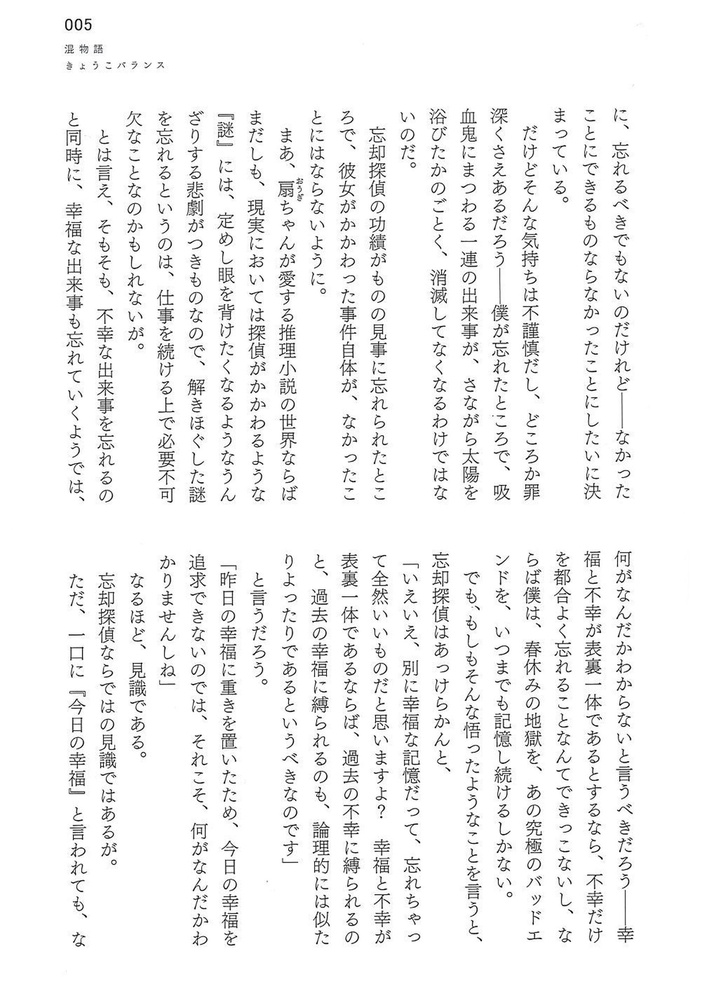
#> input picture examples/sample_page.jpg, 707 x 998 px, shrunk from 1416 x 2000 before the run
$ python -i main.py   (imports and definitions only)   (older library calls are emulated)
#> lines starting #> are read from the running program, lines starting #| are printed output that depends on the picture; after the words box and inside, x2 and y2 are one past the last pixel; in counts of white or black regions, pixels touching at a corner belong together
#! /usr/bin/env python3

# References:
# - http://faqpython.com/extract-roi-from-image-with-python-and-opencv/

import cv2
from multiprocessing import Pool, cpu_count
import numpy as np
import os
import scipy as sp
import sys
import time

nthreads = 4
# [1 line not run here, left out]

# Binarize an image
def binarize(img):
    gray = cv2.cvtColor(img, cv2.COLOR_BGR2GRAY)
    _, binary = cv2.threshold(gray, 127, 255, cv2.THRESH_BINARY_INV)
    return binary

# Find the contours (rectangles) of text in an image
def find_contours_text(img, kernel_size, verbose=False, sort_key=None):
    # binarize
    binary = binarize(img)

    # dilation
    kernel = np.ones(kernel_size, dtype=np.uint8)
    dilation = cv2.dilate(binary, kernel, iterations=1)
    if verbose:
        cv2.imshow("dilation", dilation)
        cv2.waitKey(0)

    # find contours
    _, ctrs, _ = cv2.findContours(dilation.copy(), cv2.RETR_EXTERNAL, cv2.CHAIN_APPROX_SIMPLE)

    if sort_key is None:
        sort_key = lambda ctr: cv2.boundingRect(ctr)[0]
    sorted_ctrs = sorted(ctrs, key=sort_key)

    return sorted_ctrs

# Draw contours (rectanglers) over a given image
def draw_contours(ctrs, img, w_rect=2, fname=None, verbose=False):
    img_contours = img.copy()
    for i, ctr in enumerate(ctrs):
        x, y, w, h = cv2.boundingRect(ctr)
        cv2.rectangle(img_contours, (x, y), (x + w, y + h), (0, 255, 0), w_rect)
        font = cv2.FONT_HERSHEY_SIMPLEX
        cv2.putText(img_contours, str(i), (x + w//2, y + h//2), font, 1, (0, 0, 255), 1, cv2.LINE_AA)
        # cv2.putText(img_contours, str(x), (x + w//4, y + h//4), font, 1, (255, 0, 0), 5, cv2.LINE_AA)
    if fname is not None:
        cv2.imwrite(fname, img_contours)
    if verbose:
        cv2.imshow("contours", img_contours)
        cv2.waitKey(0)

# Get the rectangular box corresponding to a contour
def get_rect(img, ctr):
    x, y, w, h = cv2.boundingRect(ctr)
    return img[y:y+h, x:x+w]

# Find big sections of text in an image
def find_sections(img, verbose=False, dirname="results"):
    img_h, img_w = img.shape[:2]

    binary = binarize(img)
    if verbose:
        cv2.imshow("binary", binary)
        cv2.waitKey(0)

    sections = []
    size = (10, 100)

    # Crop the image a little to avoid outliers on the side of the page
    offsets = (2, 20)
    img = img[offsets[0]:-offsets[0], offsets[1]:-offsets[1]]

    sort_key = lambda ctr: cv2.boundingRect(ctr)[1]
    ctrs = find_contours_text(img, size, verbose=verbose, sort_key=sort_key)
    draw_contours(ctrs, img, w_rect=2, verbose=verbose)
    ii = 0
    for ctr in ctrs:
        _, _, w, h = cv2.boundingRect(ctr)
        ratio_w, ratio_h = w / img_w, h / img_h
        if ratio_h > 0.1:
        # if ratio_w > 0.25:
            section = get_rect(img, ctr)
            sections.append(section)
            cv2.imwrite("{}/section{}.png".format(dirname, ii), section)
            ii += 1

    return sections

# Sort contours left from right, top to bottom
def sort_contours(ctrs):
    threshold = 10

    # Find columns (sort by x)
    ctrs = sorted(ctrs, key=lambda ctr: -cv2.boundingRect(ctr)[0])
    cols = []
    col = []
    prev = cv2.boundingRect(ctrs[0])[0]
    for i, ctr in enumerate(ctrs):
        x, _, _, _ = cv2.boundingRect(ctr)
        if abs(x - prev) >= threshold:
            cols.append(col)
            col = []
        col.append(i)
        prev = x
    if col:
        cols.append(col)

    # Sort rectangles in columns (sort by y)
    sorted_ctrs = []
    for col in cols:
        col_ctrs = [ ctrs[i] for i in col ]
        sorted_col_ctrs = sorted(col_ctrs, key=lambda ctr: cv2.boundingRect(ctr)[1])
        sorted_ctrs.append(sorted_col_ctrs)

    sorted_ctrs = flatten(sorted_ctrs)

    return sorted_ctrs

# Flatten a list of lists
def flatten(lst):
    return [item for sublist in lst for item in sublist]

# Find elements of text inside a section
def find_text(section, verbose=False, section_idx=None, dirname="results"):
    binary = binarize(section)
    if section_idx is None:
        section_idx = np.random.randint(10)

    if verbose:
        cv2.imshow("input_section", binary)

    # TODO: automate finding text width
    text_width = 35
    size = (text_width // 2, 10)

    ctrs = find_contours_text(section, size, verbose=verbose, sort_key=None)
    ctrs = sort_contours(ctrs)

    fname = "{}/section{}_annotated.png".format(dirname, section_idx)
    draw_contours(ctrs, section, w_rect=2, fname=fname, verbose=verbose)

    text = []
    for i, ctr in enumerate(ctrs):
        x, y, w, h = cv2.boundingRect(ctr)
        if w <= 30:
            continue
        text.append(ctr)

        txt = get_rect(section, ctr)
        section_dirname = "{}/section{}".format(dirname, section_idx)
        if not os.path.isdir(section_dirname):
            os.mkdir(section_dirname)
        cv2.imwrite("{}/section{}/text{}.png".format(dirname, section_idx, i), txt)

    return text

# Find text in an image
def analyse_image(img, verbose=False, dirname="results"):
    sections = find_sections(img, verbose=verbose, dirname=dirname)
    # text = []

    for i, section in enumerate(sections):
        find_text(section, verbose=verbose, section_idx=i, dirname=dirname)

    return sections

# OCR on an image (filename)
def do_ocr(img):
    assert os.path.isfile(img)
    num = os.path.splitext(os.path.basename(img))[0][4:]
    print(img)
    cmd="tesseract {} stdout -l jpn_vert --psm 5 2> /dev/null".format(img)
    txt = os.popen(cmd).read()
    return (num, txt)

# Delete a directory if it exists
def remove_dir(dirname):
    if os.path.isdir(dirname):
        import shutil
        shutil.rmtree(dirname)

# Get all the files recursively in a directory
def get_files(dirname):
    assert os.path.isdir(dirname)

    files_dict = {}

    for _, dirs, _ in os.walk(dirname):
        for d in dirs:
            for root, _, files in os.walk(os.path.join(dirname, d)):
                for file in files:
                    fname = os.path.join(root, file)
                    if d not in files_dict.keys():
                        files_dict[d] = []
                    files_dict[d].append(fname)

    return files_dict

# [47 lines not run here, left out]

>>> import cv2
>>> picture = cv2.imread('examples/sample_page.jpg')
#> picture is the input picture: shape (998, 707, 3); mean B, G, R 242.9, 242.9, 242.9
>>> result = analyse_image(picture)
#> in binarize, `_, binary = cv2.threshold(gray, 127, 255, cv2.THRESH_BINARY_INV)`:
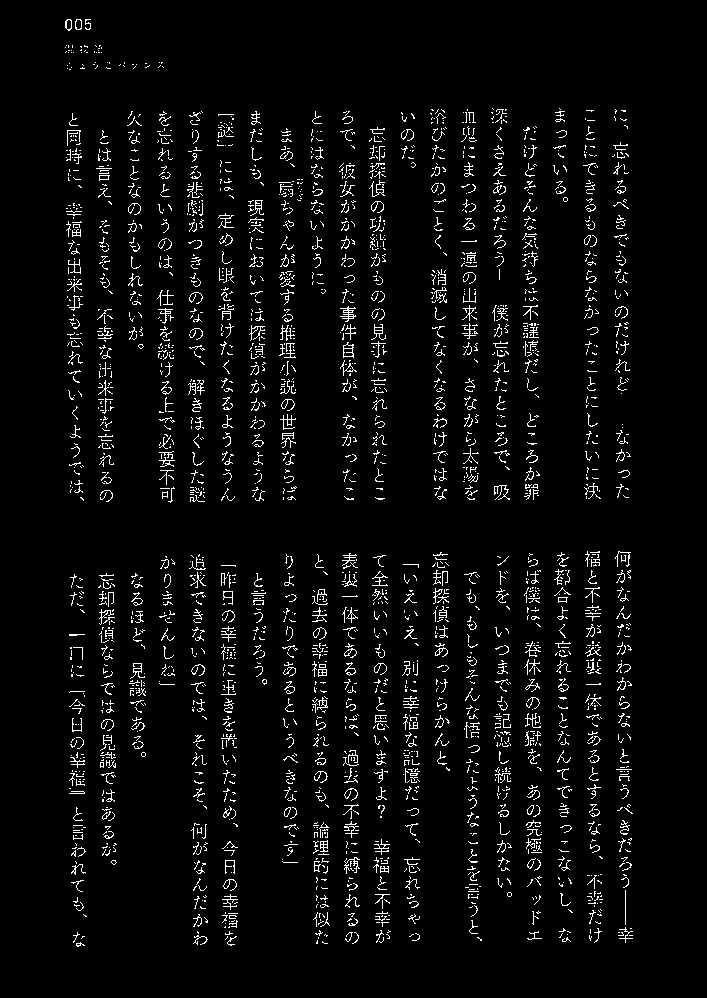
#> binary: shape (998, 707); 4.2% white in thin lines or dots, all inside (x1, y1, x2, y2) = (65, 19, 633, 947)
#> in binarize (call 2), `_, binary = cv2.threshold(gray, 127, 255, cv2.THRESH_BINARY_INV)`:
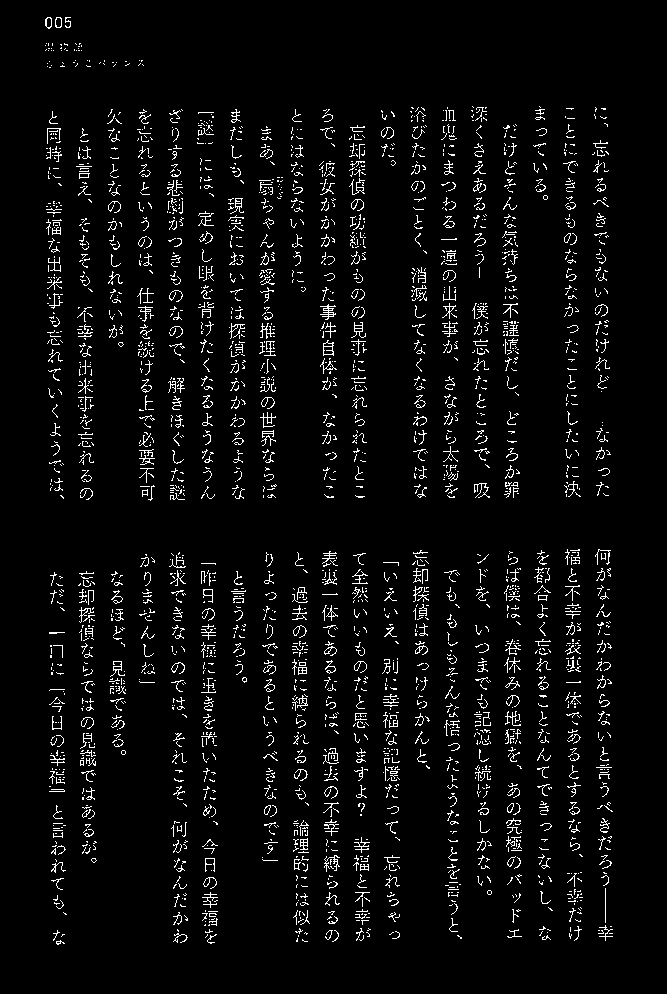
#> binary: shape (994, 667); 4.4% white in thin lines or dots, all inside (x1, y1, x2, y2) = (45, 17, 613, 945)
#> in find_contours_text, `dilation = cv2.dilate(binary, kernel, iterations=1)`:
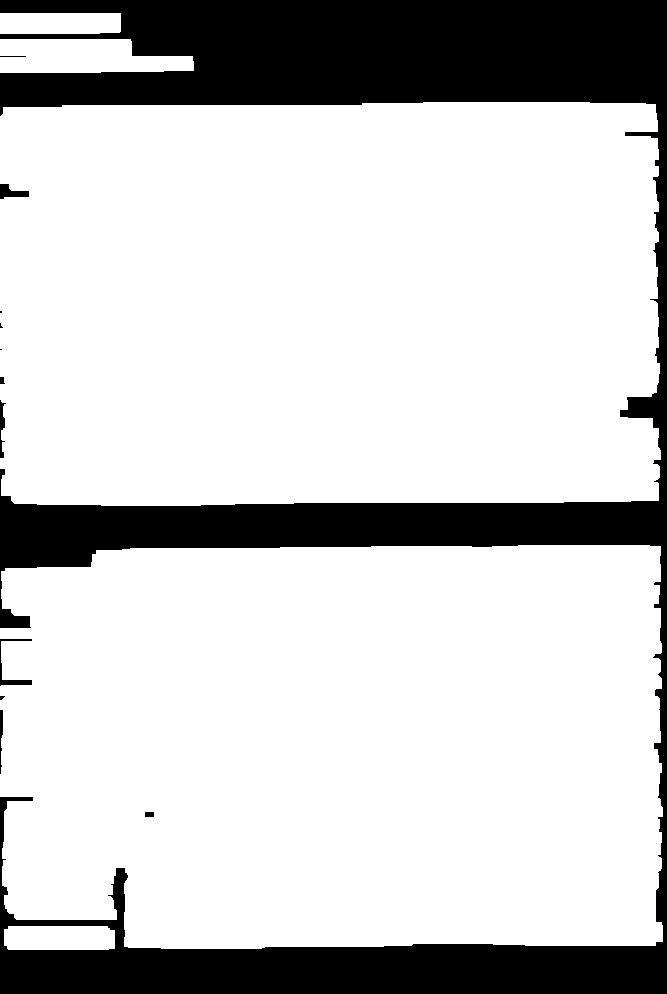
#> dilation: shape (994, 667); 79.7% white; 12 black regions (4 under 20 px)
#> in find_contours_text, `_, ctrs, _ = cv2.findContours(dilation.copy(), cv2.RETR_EXTERNAL, cv2...`: ctrs = 5 contours; box (x1, y1, x2, y2) and area: (0, 102, 661, 506) 260152, (0, 545, 663, 949) 255176, (0, 39, 194, 73) 5136, (4, 926, 115, 950) 2478, (0, 13, 121, 34) 2379
#> in find_contours_text, `sorted_ctrs = sorted(ctrs, key=sort_key)`: sorted_ctrs has the same summary as ctrs
#> the loop in draw_contours, `for i, ctr in enumerate(ctrs):` made 5 passes
#> (x, y, w, h) on passes 1 to 5: (0, 13, 121, 21), (0, 39, 194, 34), (0, 102, 661, 404), (0, 545, 663, 404), (4, 926, 111, 24)
#> after the loop in draw_contours, `for i, ctr in enumerate(ctrs):`:
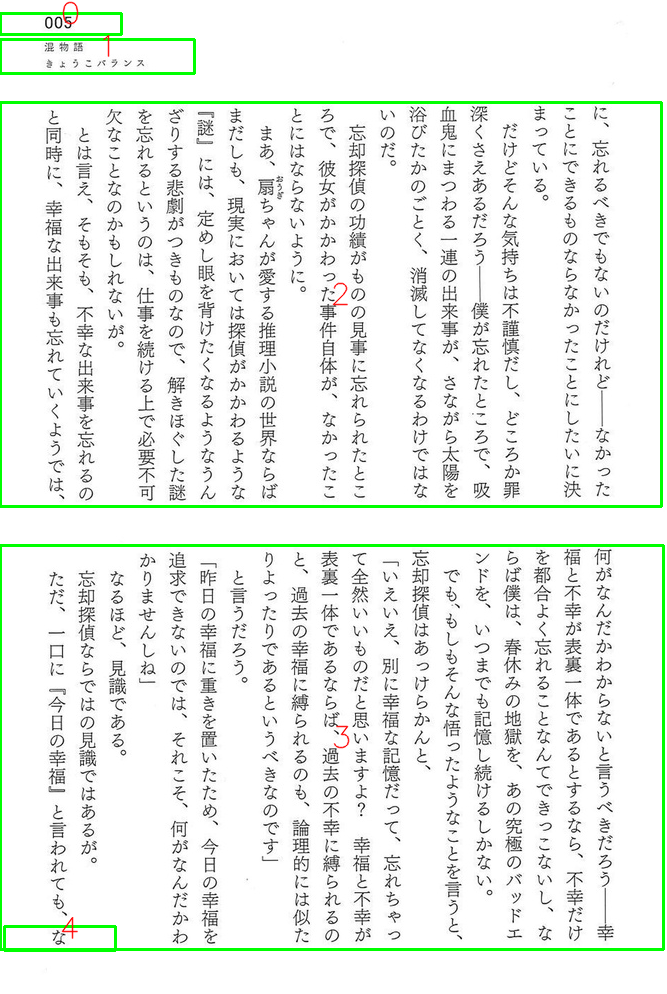
#> img_contours: shape (994, 667, 3); mean B, G, R 236.4, 242.1, 236.5
#> the loop in find_sections, `for ctr in ctrs:` made 5 passes
#> (ratio_w, ratio_h, x in get_rect, y in get_rect, ii) on passes 3 to 4: (0.935, 0.405, 0, 102, 1), (0.938, 0.405, 0, 545, 2)
#> (ratio_w, ratio_h) on passes 1, 2, 5: (0.171, 0.021), (0.274, 0.0341), (0.157, 0.024)
#> after the loop in find_sections, `for ctr in ctrs:`: ii = 2; sections = 2 items
#> the loop in analyse_image, `for i, section in enumerate(sections):` made 2 passes
#> (text_width in find_text, size in find_text, fname in find_text) on pass 1: (35, (17, 10), 'results/section0_annotated.png')
#> (text_width in find_text, size in find_text, fname in find_text) on pass 2: (35, (17, 10), 'results/section1_annotated.png')
#> pass 1, in binarize (call 3), `_, binary = cv2.threshold(gray, 127, 255, cv2.THRESH_BINARY_INV)`:
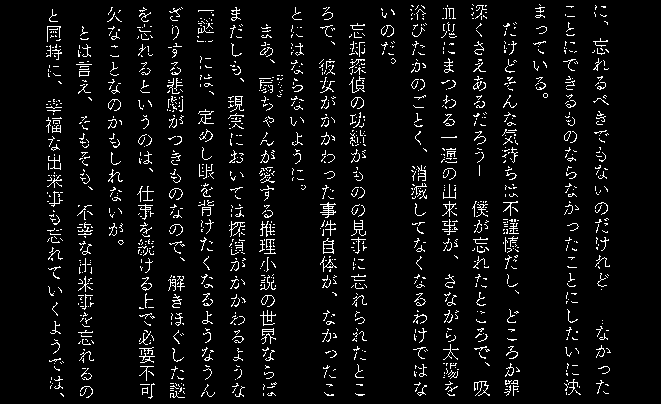
#> binary: shape (404, 661); 5.4% white in thin lines or dots, all inside (x1, y1, x2, y2) = (46, 4, 611, 399)
#> pass 1, in find_contours_text (call 2), `dilation = cv2.dilate(binary, kernel, iterations=1)`:
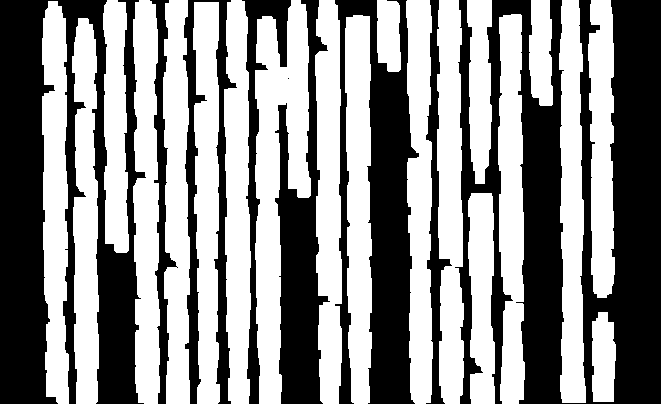
#> dilation: shape (404, 661); 54.2% white; 9 black regions (1 under 20 px), largest, box (x1, y1, x2, y2) and area: (455, 0, 661, 404) 44397, (0, 0, 146, 404) 32149, (335, 0, 419, 404) 17319
#> pass 1, in draw_contours (call 2), `cv2.imwrite(fname, img_contours)`:
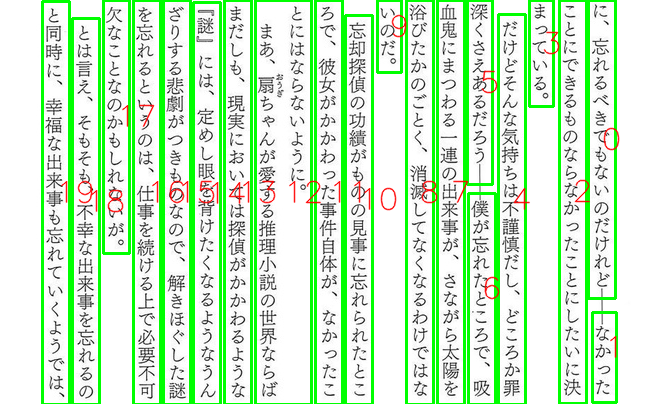
#> saved as section0_annotated.png: shape (404, 661, 3); mean B, G, R 199.5, 237.7, 201.2
#> result = 2 items
